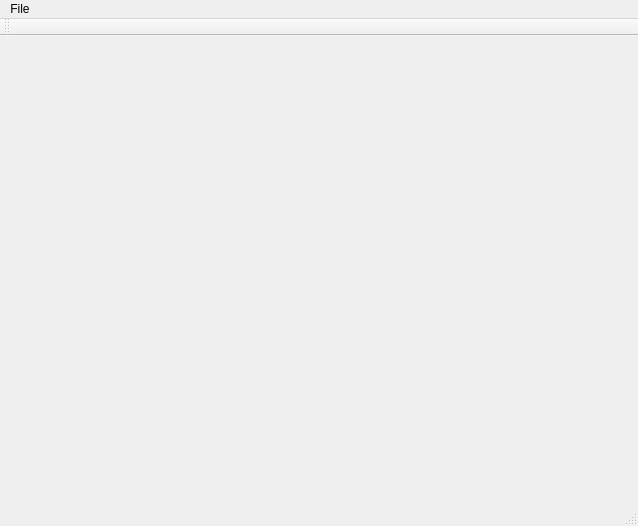
<?xml version="1.0" encoding="UTF-8"?>
<ui version="4.0">
 <class>MainWindow</class>
 <widget class="QMainWindow" name="MainWindow">
  <property name="geometry">
   <rect>
    <x>0</x>
    <y>0</y>
    <width>638</width>
    <height>526</height>
   </rect>
  </property>
  <property name="windowTitle">
   <string>MainWindow</string>
  </property>
  <widget class="QWidget" name="centralWidget"/>
  <widget class="QMenuBar" name="menuBar">
   <property name="geometry">
    <rect>
     <x>0</x>
     <y>0</y>
     <width>638</width>
     <height>21</height>
    </rect>
   </property>
   <widget class="QMenu" name="menuFile">
    <property name="title">
     <string>File</string>
    </property>
    <addaction name="actionOpen"/>
   </widget>
   <addaction name="menuFile"/>
  </widget>
  <widget class="QToolBar" name="mainToolBar">
   <attribute name="toolBarArea">
    <enum>TopToolBarArea</enum>
   </attribute>
   <attribute name="toolBarBreak">
    <bool>false</bool>
   </attribute>
  </widget>
  <widget class="QStatusBar" name="statusBar"/>
  <action name="actionOpen">
   <property name="text">
    <string>Open</string>
   </property>
  </action>
 </widget>
 <layoutdefault spacing="6" margin="11"/>
 <resources/>
 <connections/>
</ui>
